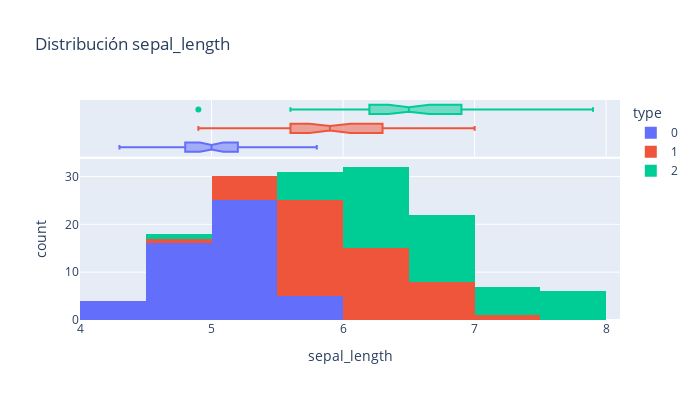

The notebook cell this image was saved under:
### Markdown cell above
## Distribuciones de variables

### Code cell
# Visualizar histograma de variable 1
hist_plot01 = px.histogram(
    df, 
    x = v[0], 
    title = f"Distribución {v[0]}", 
    color = "type", 
    marginal = "box", 
    width = 700, 
    height = 400
)
hist_plot01.show()

### Figure 1 — Plotly figure (JSON) as saved in the notebook; plotly's stock layout.template omitted (floating-point values rounded to 4 significant figures)
{"data": [{"bingroup": "x", "hovertemplate": "type=0<br>sepal_length=%{x}<br>count=%{y}<extra></extra>", "legendgroup": "0", "marker": {"color": "#636efa", "pattern": {"shape": ""}}, "name": "0", "orientation": "v", "showlegend": true, "type": "histogram", "x": [5.1, 4.9, 4.7, 4.6, 5.0, 5.4, 4.6, 5.0, 4.4, 4.9, 5.4, 4.8, 4.8, 4.3, 5.8, 5.7, 5.4, 5.1, 5.7, 5.1, 5.4, 5.1, 4.6, 5.1, 4.8, 5.0, 5.0, 5.2, 5.2, 4.7, 4.8, 5.4, 5.2, 5.5, 4.9, 5.0, 5.5, 4.9, 4.4, 5.1, 5.0, 4.5, 4.4, 5.0, 5.1, 4.8, 5.1, 4.6, 5.3, 5.0], "xaxis": "x", "yaxis": "y"}, {"hovertemplate": "type=0<br>sepal_length=%{x}<extra></extra>", "legendgroup": "0", "marker": {"color": "#636efa"}, "name": "0", "notched": true, "showlegend": false, "type": "box", "x": [5.1, 4.9, 4.7, 4.6, 5.0, 5.4, 4.6, 5.0, 4.4, 4.9, 5.4, 4.8, 4.8, 4.3, 5.8, 5.7, 5.4, 5.1, 5.7, 5.1, 5.4, 5.1, 4.6, 5.1, 4.8, 5.0, 5.0, 5.2, 5.2, 4.7, 4.8, 5.4, 5.2, 5.5, 4.9, 5.0, 5.5, 4.9, 4.4, 5.1, 5.0, 4.5, 4.4, 5.0, 5.1, 4.8, 5.1, 4.6, 5.3, 5.0], "xaxis": "x2", "yaxis": "y2"}, {"bingroup": "x", "hovertemplate": "type=1<br>sepal_length=%{x}<br>count=%{y}<extra></extra>", "legendgroup": "1", "marker": {"color": "#EF553B", "pattern": {"shape": ""}}, "name": "1", "orientation": "v", "showlegend": true, "type": "histogram", "x": [7.0, 6.4, 6.9, 5.5, 6.5, 5.7, 6.3, 4.9, 6.6, 5.2, 5.0, 5.9, 6.0, 6.1, 5.6, 6.7, 5.6, 5.8, 6.2, 5.6, 5.9, 6.1, 6.3, 6.1, 6.4, 6.6, 6.8, 6.7, 6.0, 5.7, 5.5, 5.5, 5.8, 6.0, 5.4, 6.0, 6.7, 6.3, 5.6, 5.5, 5.5, 6.1, 5.8, 5.0, 5.6, 5.7, 5.7, 6.2, 5.1, 5.7], "xaxis": "x", "yaxis": "y"}, {"hovertemplate": "type=1<br>sepal_length=%{x}<extra></extra>", "legendgroup": "1", "marker": {"color": "#EF553B"}, "name": "1", "notched": true, "showlegend": false, "type": "box", "x": [7.0, 6.4, 6.9, 5.5, 6.5, 5.7, 6.3, 4.9, 6.6, 5.2, 5.0, 5.9, 6.0, 6.1, 5.6, 6.7, 5.6, 5.8, 6.2, 5.6, 5.9, 6.1, 6.3, 6.1, 6.4, 6.6, 6.8, 6.7, 6.0, 5.7, 5.5, 5.5, 5.8, 6.0, 5.4, 6.0, 6.7, 6.3, 5.6, 5.5, 5.5, 6.1, 5.8, 5.0, 5.6, 5.7, 5.7, 6.2, 5.1, 5.7], "xaxis": "x2", "yaxis": "y2"}, {"bingroup": "x", "hovertemplate": "type=2<br>sepal_length=%{x}<br>count=%{y}<extra></extra>", "legendgroup": "2", "marker": {"color": "#00cc96", "pattern": {"shape": ""}}, "name": "2", "orientation": "v", "showlegend": true, "type": "histogram", "x": [6.3, 5.8, 7.1, 6.3, 6.5, 7.6, 4.9, 7.3, 6.7, 7.2, 6.5, 6.4, 6.8, 5.7, 5.8, 6.4, 6.5, 7.7, 7.7, 6.0, 6.9, 5.6, 7.7, 6.3, 6.7, 7.2, 6.2, 6.1, 6.4, 7.2, 7.4, 7.9, 6.4, 6.3, 6.1, 7.7, 6.3, 6.4, 6.0, 6.9, 6.7, 6.9, 5.8, 6.8, 6.7, 6.7, 6.3, 6.5, 6.2, 5.9], "xaxis": "x", "yaxis": "y"}, {"hovertemplate": "type=2<br>sepal_length=%{x}<extra></extra>", "legendgroup": "2", "marker": {"color": "#00cc96"}, "name": "2", "notched": true, "showlegend": false, "type": "box", "x": [6.3, 5.8, 7.1, 6.3, 6.5, 7.6, 4.9, 7.3, 6.7, 7.2, 6.5, 6.4, 6.8, 5.7, 5.8, 6.4, 6.5, 7.7, 7.7, 6.0, 6.9, 5.6, 7.7, 6.3, 6.7, 7.2, 6.2, 6.1, 6.4, 7.2, 7.4, 7.9, 6.4, 6.3, 6.1, 7.7, 6.3, 6.4, 6.0, 6.9, 6.7, 6.9, 5.8, 6.8, 6.7, 6.7, 6.3, 6.5, 6.2, 5.9], "xaxis": "x2", "yaxis": "y2"}], "layout": {"barmode": "relative", "height": 400, "legend": {"title": {"text": "type"}, "tracegroupgap": 0}, "title": {"text": "Distribución sepal_length"}, "width": 700, "xaxis": {"anchor": "y", "domain": [0, 1], "title": {"text": "sepal_length"}}, "xaxis2": {"anchor": "y2", "domain": [0, 1], "matches": "x", "showgrid": true, "showticklabels": false}, "yaxis": {"anchor": "x", "domain": [0, 0.7326], "title": {"text": "count"}}, "yaxis2": {"anchor": "x2", "domain": [0.7426, 1], "matches": "y2", "showgrid": false, "showline": false, "showticklabels": false, "ticks": ""}}}
